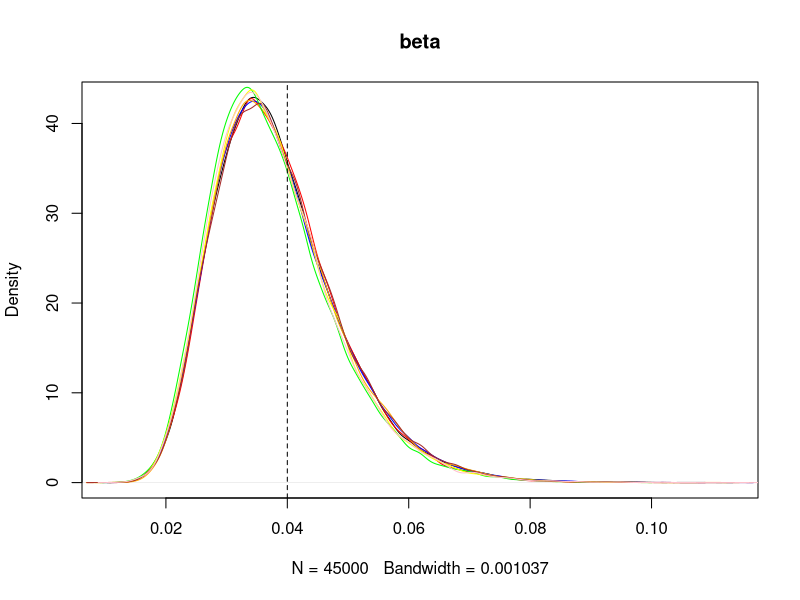
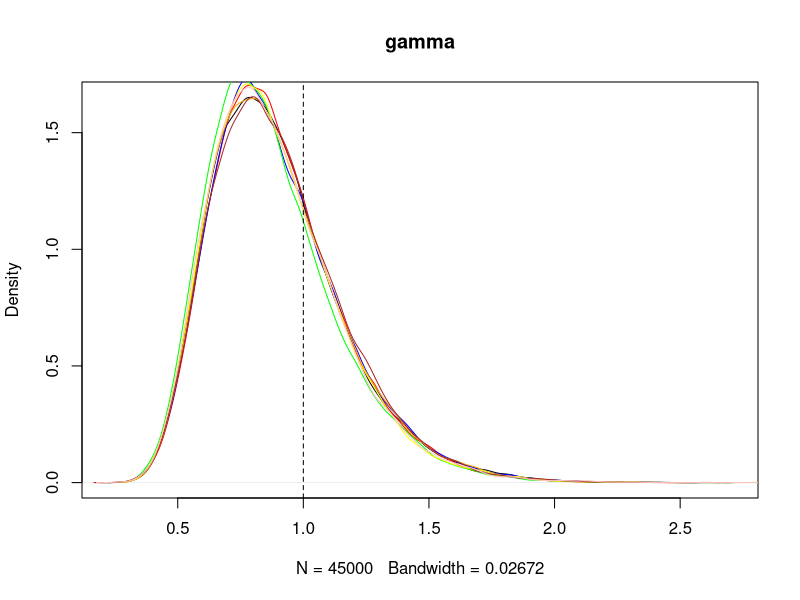
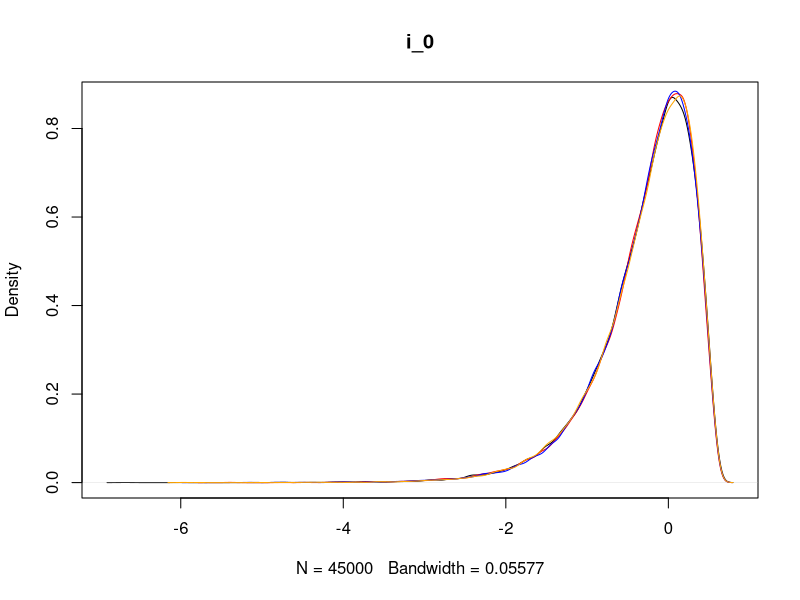
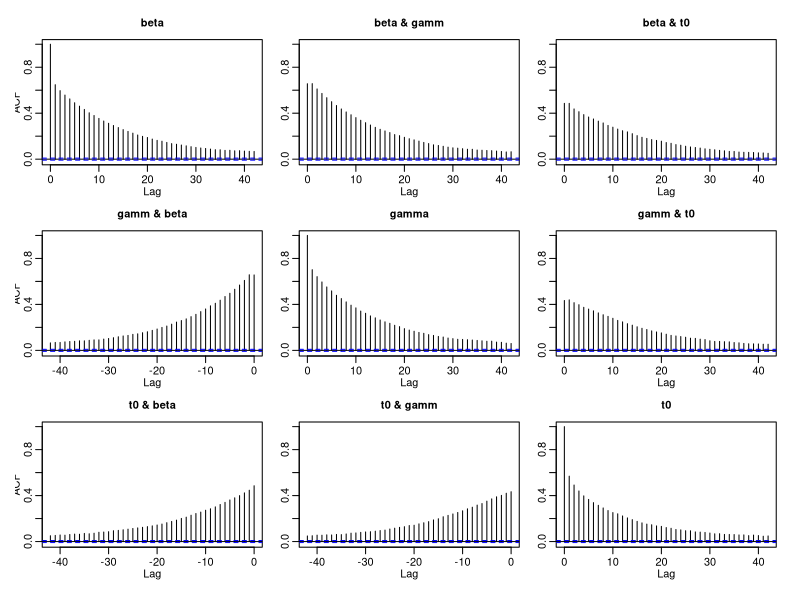
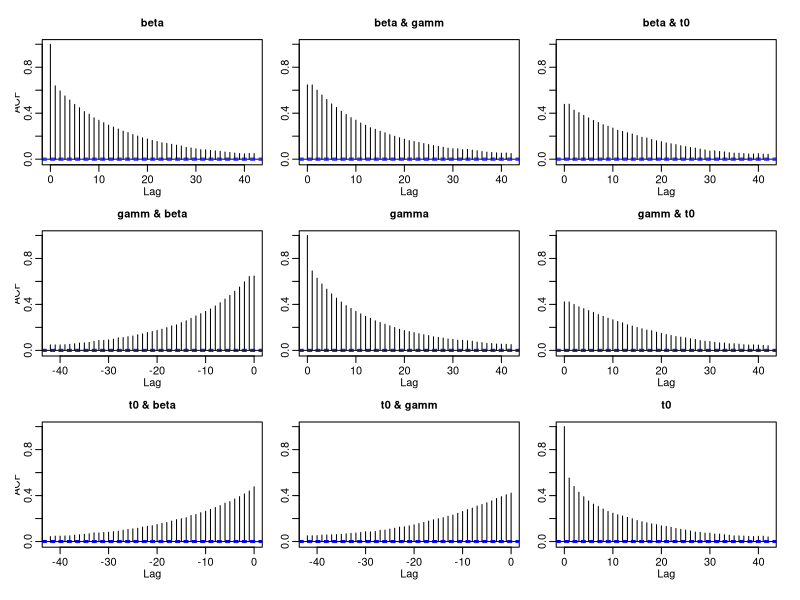
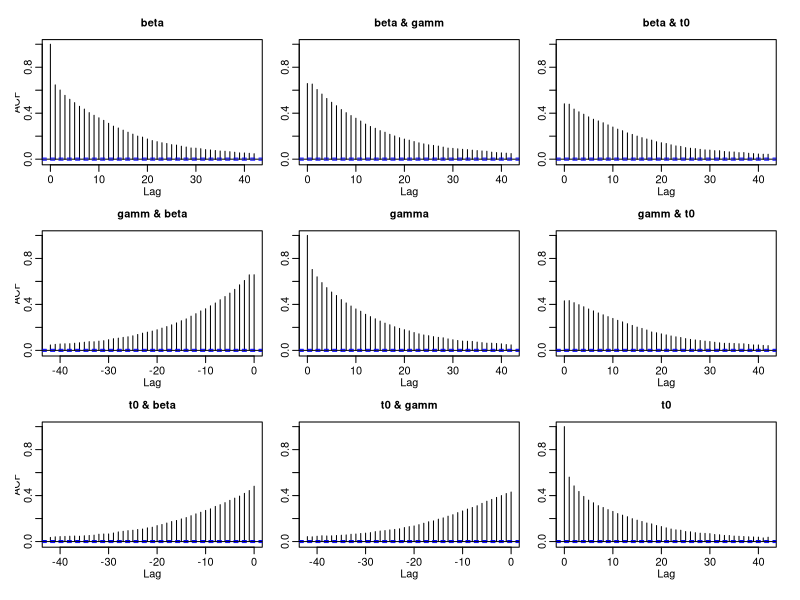
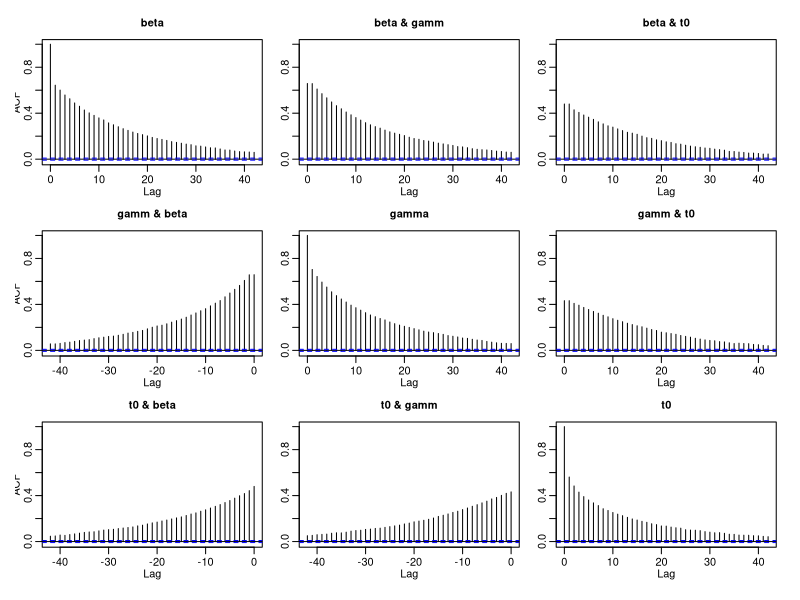
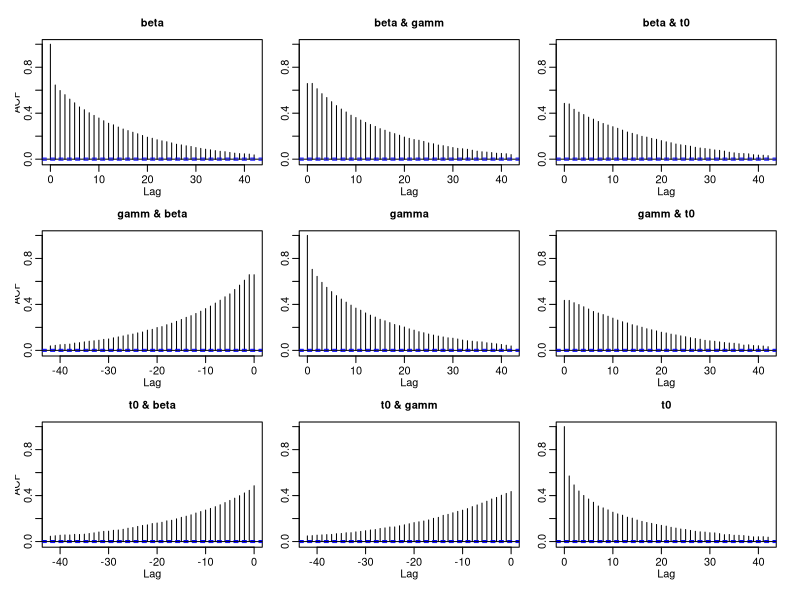

Generate these figures, in order, with R:


# Read files
trace1 <- read.csv("mcmc_chain_1.csv")
trace2 <- read.csv("mcmc_chain_2.csv")
trace3 <- read.csv("mcmc_chain_3.csv")
trace4 <- read.csv("mcmc_chain_4.csv")
trace5 <- read.csv("mcmc_chain_5.csv")
trace6 <- read.csv("mcmc_chain_6.csv")
trace7 <- read.csv("mcmc_chain_7.csv")
trace8 <- read.csv("mcmc_chain_8.csv")

burnin <- round(nrow(trace1)*0.1)
thinning <- 1
total <- nrow(trace1)

library(coda)

N <- 50 # 1000 # 200 #100 # 50 
beta <- 2/N
gamma <- 1

# Infection Rate
plot(density(trace1[-c(1:burnin),1]), main="beta"); lines(density(trace2[-c(1:burnin),1]), col="red"); 
lines(density(trace3[-c(1:burnin),1]), col="blue"); lines(density(trace4[-c(1:burnin),1]), col="orange"); 
lines(density(trace5[-c(1:burnin),1]), col="green"); lines(density(trace6[-c(1:burnin),1]), col="yellow"); 
lines(density(trace7[-c(1:burnin),1]), col="brown"); lines(density(trace8[-c(1:burnin),1]), col="pink"); abline(v=beta,lty =2)

# Removal Rate
plot(density(trace1[-c(1:burnin),2]), main="gamma"); lines(density(trace2[-c(1:burnin),2]), col="red"); 
lines(density(trace3[-c(1:burnin),2]), col="blue"); lines(density(trace4[-c(1:burnin),2]), col="orange"); 
lines(density(trace5[-c(1:burnin),2]), col="green"); lines(density(trace6[-c(1:burnin),2]), col="yellow");
lines(density(trace7[-c(1:burnin),2]), col="brown"); lines(density(trace8[-c(1:burnin),2]), col="pink"); abline(v=gamma,lty =2)

# Initial infection
plot(density(trace1[-c(1:burnin),3]), main="i_0"); lines(density(trace2[-c(1:burnin),3]), col="red"); 
lines(density(trace3[-c(1:burnin),3]), col="blue"); lines(density(trace4[-c(1:burnin),3]), col="orange");

# Effective samples - across 16 simulations (repeat twice)
acf(trace1); acf(trace2); acf(trace3); acf(trace4)
acf(trace5); acf(trace6); acf(trace7); acf(trace8)


effsSamps1<- rbind(effectiveSize(as.mcmc(trace1)), effectiveSize(as.mcmc(trace2)), effectiveSize(as.mcmc(trace3)),  effectiveSize(as.mcmc(trace4)),
               effectiveSize(as.mcmc(trace5)), effectiveSize(as.mcmc(trace6)), effectiveSize(as.mcmc(trace7)),  effectiveSize(as.mcmc(trace8)))


